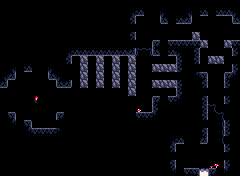

The image is a tile-based game level rendered from a .tmx file. Its description and source (layers, tilesets, objects; grid data summarised) follow:
An orthogonal 30x22 tile map with 8x8 px tiles, 1 tile layer (Tiles) and 10 objects (10x entity).

<map version="1.10" tiledversion="1.11.2" orientation="orthogonal" renderorder="right-down" width="30" height="22" tilewidth="8" tileheight="8" infinite="0" nextlayerid="1" nextobjectid="1">
 <tileset firstgid="1" source="tileset.tsx" />
 <layer id="1" name="Tiles" width="30" height="22">
  <data>[660 cells, 493 non-empty, 27 distinct tile ids]</data>
 </layer>
 <objectgroup id="2" name="Objects">
  <object id="14" name="water_tank" type="entity" x="40" y="120" width="8" height="8" />
  <object id="15" name="ceil_gun_enemy" type="entity" x="72" y="56" width="8" height="8">
   <properties>
    <property name="fire_dir" value="T" />
   </properties>
  </object>
  <object id="17" name="ceil_gun_enemy" type="entity" x="88" y="56" width="8" height="8">
   <properties>
    <property name="fire_dir" value="T" />
   </properties>
  </object>
  <object id="20" name="ceil_gun_enemy" type="entity" x="104" y="56" width="8" height="8">
   <properties>
    <property name="fire_dir" value="T" />
   </properties>
  </object>
  <object id="18" name="ceil_gun_enemy" type="entity" x="120" y="56" width="8" height="8">
   <properties>
    <property name="fire_dir" value="T" />
   </properties>
  </object>
  <object id="21" name="gun_enemy" type="entity" x="168" y="88" width="8" height="8">
   <properties>
    <property name="fire_dir" value="L" />
   </properties>
  </object>
  <object id="25" name="water_tank" type="entity" x="184" y="160" width="8" height="8" />
  <object id="23" name="gun_enemy" type="entity" x="168" y="56" width="8" height="8">
   <properties>
    <property name="fire_dir" value="L" />
   </properties>
  </object>
  <object id="24" name="gun_enemy" type="entity" x="176" y="32" width="8" height="8" />
  <object id="19" name="player" type="entity" x="8" y="104" width="8" height="8" />
 </objectgroup>
</map>
